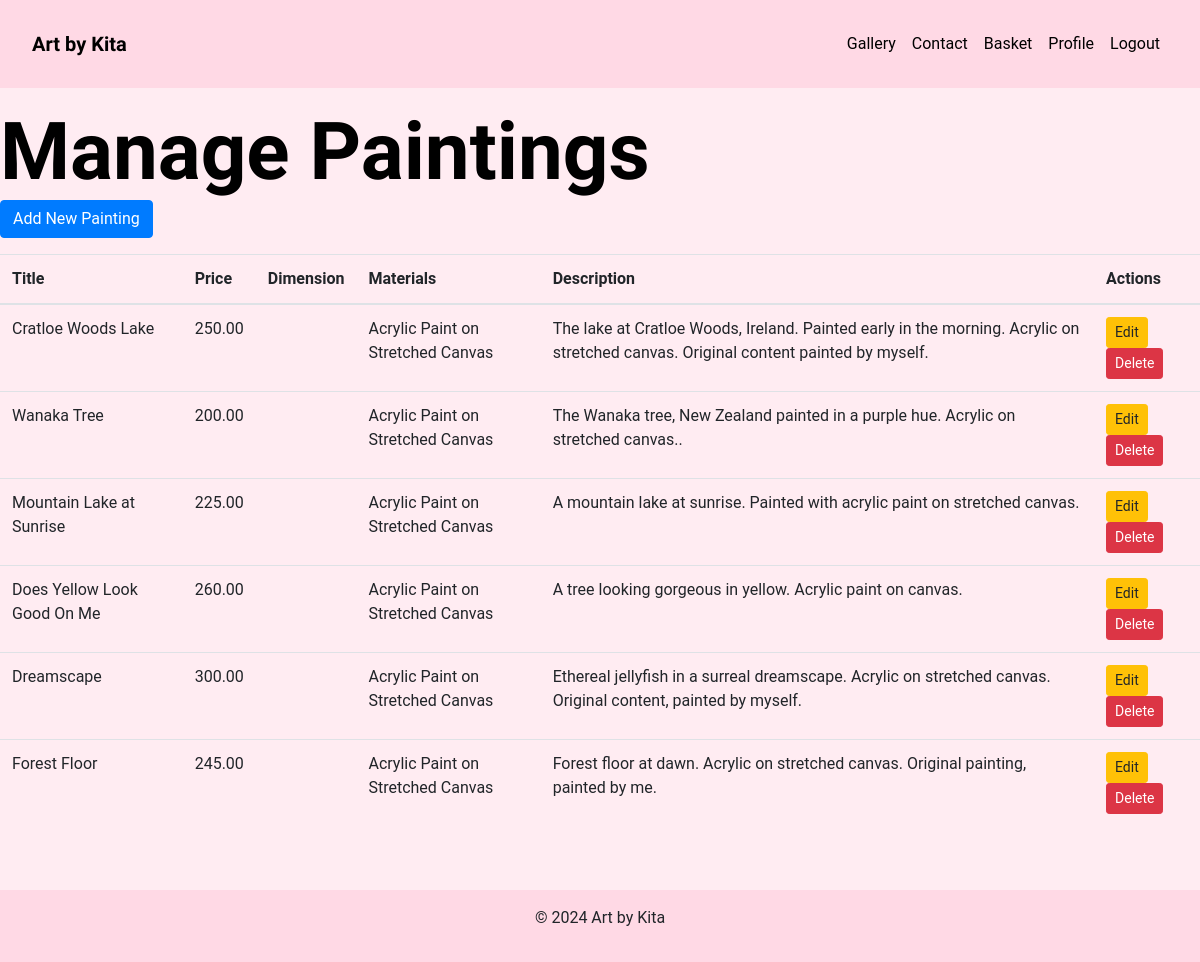
The page /gallery/manage/ (signed in) on the database its author committed.
### gallery/models.py (models this page shows, shortened)
class Painting(models.Model):
    title = models.CharField(max_length=50)
    description = models.TextField()
    dimensions = models.CharField(max_length=50)
    materials = models.CharField(max_length=150)
    image = CloudinaryField('image', folder='paintings')
    price = models.DecimalField(max_digits=6, decimal_places=2)

### gallery/views.py (the view)
# urls.py: path('manage/', views.manage_paintings, name='manage_paintings'),
@login_required
@staff_required(login_url='login')  # Redirect to login if not staff
def manage_paintings(request):
    paintings = Painting.objects.all()
    return render(request, 'gallery/manage_paintings.html', {'paintings': paintings})

### gallery/views.py (called while the page is built)
def staff_required(login_url=None):
    return user_passes_test(lambda u: u.is_staff, login_url=login_url)

### home/context_processors.py (called while the page is built)
def current_year(request):
    return {
        'current_year': datetime.datetime.now().year
    }

### gallery/templates/gallery/manage_paintings.html
{% extends 'base.html' %}
{% load static %}
{% block content %}
<h2>Manage Paintings</h2>
<a href="{% url 'gallery:create_painting' %}" class="btn btn-primary">Add New Painting</a>
<table class="table mt-3">
    <thead>
        <tr>
            <th>Title</th>
            <th>Price</th>
            <th>Dimension</th>
            <th>Materials</th>
            <th>Description</th>
            <th>Actions</th>
        </tr>
    </thead>
    <tbody>
        {% for painting in paintings %}
        <tr>
            <td>{{ painting.title }}</td>
            <td>{{ painting.price }}</td>
            <td>{{ painting.dimension }}</td>
            <td>{{ painting.materials }}</td>
            <td>{{ painting.description }}</td>
            <td>
                <a href="{% url 'gallery:edit_painting' painting.id %}" class="btn btn-sm btn-warning">Edit</a>
                <a href="{% url 'gallery:delete_painting' painting.id %}" class="btn btn-sm btn-danger">Delete</a>
            </td>
        </tr>
        {% endfor %}
    </tbody>
</table>
{% endblock %}

### static/css/main.css (style rules this page uses)
body { background-color: #ffecf2; font-family: "Roboto", sans-serif; }
a { text-decoration: none; color: #000; }
h1, h2, h3, h4, h5 { font-size: 5em; font-weight: 700; font-family: "Alex Brush", cursive; color: #000; margin-top: 0; margin-bottom: 0; }

### rows shown on the page
Painting: title "Cratloe Woods Lake", price "250.00", materials "Acrylic Paint on Stretched Canvas", description "The lake at Cratloe Woods, Ireland. Painted early in the morning. Acrylic on stretched canvas. Original content painted by myself."
Painting: title "Wanaka Tree", price "200.00", materials "Acrylic Paint on Stretched Canvas", description "The Wanaka tree, New Zealand painted in a purple hue. Acrylic on stretched canvas.."
Painting: title "Mountain Lake at Sunrise", price "225.00", materials "Acrylic Paint on Stretched Canvas", description "A mountain lake at sunrise. Painted with acrylic paint on stretched canvas."
Painting: title "Does Yellow Look Good On Me", price "260.00", materials "Acrylic Paint on Stretched Canvas", description "A tree looking gorgeous in yellow. Acrylic paint on canvas."
Painting: title "Dreamscape", price "300.00", materials "Acrylic Paint on Stretched Canvas", description "Ethereal jellyfish in a surreal dreamscape. Acrylic on stretched canvas. Original content, painted by myself."
Painting: title "Forest Floor", price "245.00", materials "Acrylic Paint on Stretched Canvas", description "Forest floor at dawn. Acrylic on stretched canvas. Original painting, painted by me."
